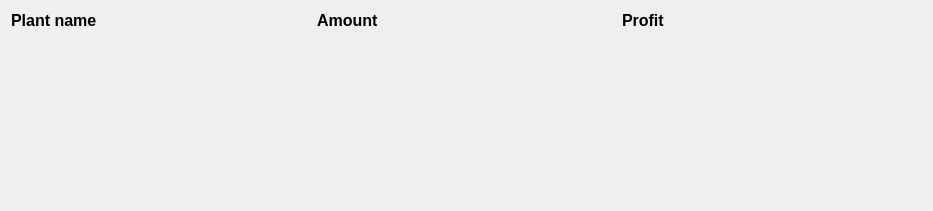
                    <widget class="QWidget" name="scrollAreaWidgetContents_2">
                     <property name="geometry">
                      <rect>
                       <x>0</x>
                       <y>0</y>
                       <width>933</width>
                       <height>211</height>
                      </rect>
                     </property>
                     <layout class="QVBoxLayout" name="verticalLayout_25">
                      <item>
                       <layout class="QGridLayout" name="info_gridLayout">
                        <item row="0" column="0">
                         <widget class="QLabel" name="label_80">
                          <property name="minimumSize">
                           <size>
                            <width>95</width>
                            <height>0</height>
                           </size>
                          </property>
                          <property name="font">
                           <font>
                            <pointsize>12</pointsize>
                            <weight>75</weight>
                            <bold>true</bold>
                           </font>
                          </property>
                          <property name="text">
                           <string>Plant name</string>
                          </property>
                         </widget>
                        </item>
                        <item row="0" column="2">
                         <widget class="QLabel" name="label_82">
                          <property name="minimumSize">
                           <size>
                            <width>50</width>
                            <height>0</height>
                           </size>
                          </property>
                          <property name="font">
                           <font>
                            <pointsize>12</pointsize>
                            <weight>75</weight>
                            <bold>true</bold>
                           </font>
                          </property>
                          <property name="text">
                           <string>Profit</string>
                          </property>
                         </widget>
                        </item>
                        <item row="0" column="1">
                         <widget class="QLabel" name="label_81">
                          <property name="minimumSize">
                           <size>
                            <width>70</width>
                            <height>0</height>
                           </size>
                          </property>
                          <property name="font">
                           <font>
                            <pointsize>12</pointsize>
                            <weight>75</weight>
                            <bold>true</bold>
                           </font>
                          </property>
                          <property name="text">
                           <string>Amount</string>
                          </property>
                         </widget>
                        </item>
                       </layout>
                      </item>
                      <item>
                       <layout class="QVBoxLayout" name="info_verticalLayout_emptyList"/>
                      </item>
                      <item>
                       <spacer name="verticalSpacer_10">
                        <property name="orientation">
                         <enum>Qt::Vertical</enum>
                        </property>
                        <property name="sizeHint" stdset="0">
                         <size>
                          <width>20</width>
                          <height>40</height>
                         </size>
                        </property>
                       </spacer>
                      </item>
                     </layout>
                    </widget>
